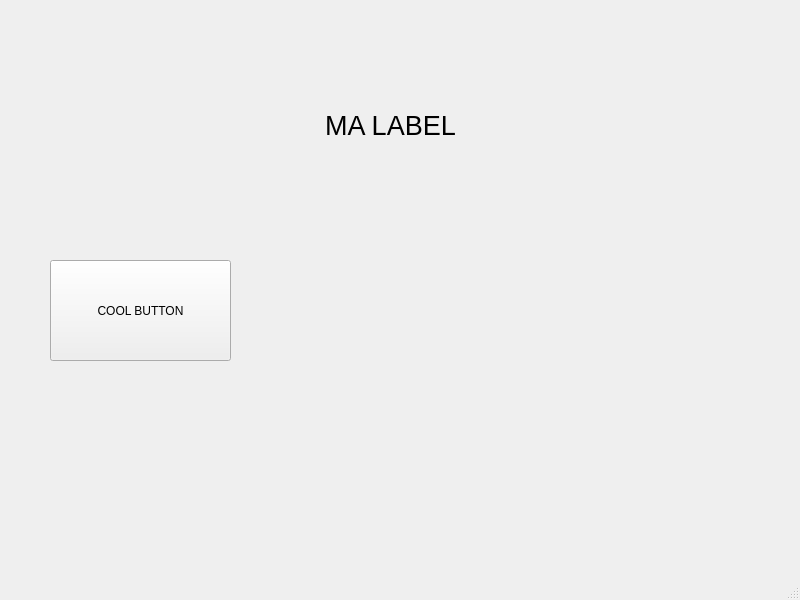
<?xml version="1.0" encoding="UTF-8"?>
<ui version="4.0">
 <class>MainWindow</class>
 <widget class="QMainWindow" name="MainWindow">
  <property name="geometry">
   <rect>
    <x>0</x>
    <y>0</y>
    <width>800</width>
    <height>600</height>
   </rect>
  </property>
  <property name="windowTitle">
   <string>MainWindow</string>
  </property>
  <widget class="QWidget" name="centralwidget">
   <widget class="QPushButton" name="pushButton">
    <property name="geometry">
     <rect>
      <x>50</x>
      <y>260</y>
      <width>181</width>
      <height>101</height>
     </rect>
    </property>
    <property name="text">
     <string>COOL BUTTON</string>
    </property>
   </widget>
   <widget class="QLabel" name="label">
    <property name="geometry">
     <rect>
      <x>280</x>
      <y>60</y>
      <width>221</width>
      <height>131</height>
     </rect>
    </property>
    <property name="font">
     <font>
      <pointsize>20</pointsize>
     </font>
    </property>
    <property name="text">
     <string>MA LABEL</string>
    </property>
    <property name="textFormat">
     <enum>Qt::PlainText</enum>
    </property>
    <property name="alignment">
     <set>Qt::AlignCenter</set>
    </property>
   </widget>
  </widget>
  <widget class="QMenuBar" name="menubar">
   <property name="geometry">
    <rect>
     <x>0</x>
     <y>0</y>
     <width>800</width>
     <height>22</height>
    </rect>
   </property>
  </widget>
  <widget class="QStatusBar" name="statusbar"/>
 </widget>
 <resources/>
 <connections/>
</ui>
